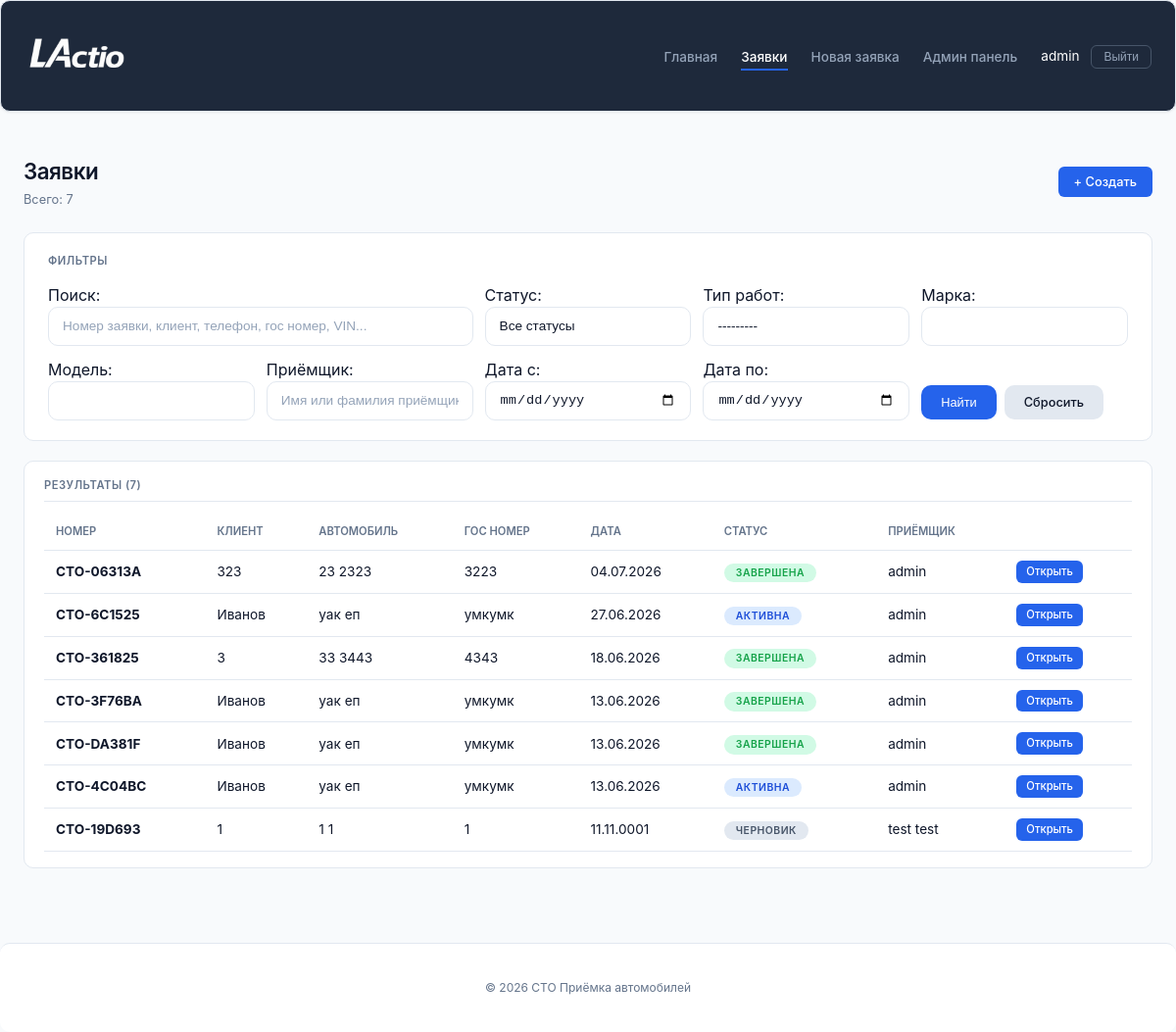
Before: /requests/ (signed in) with the older database file.
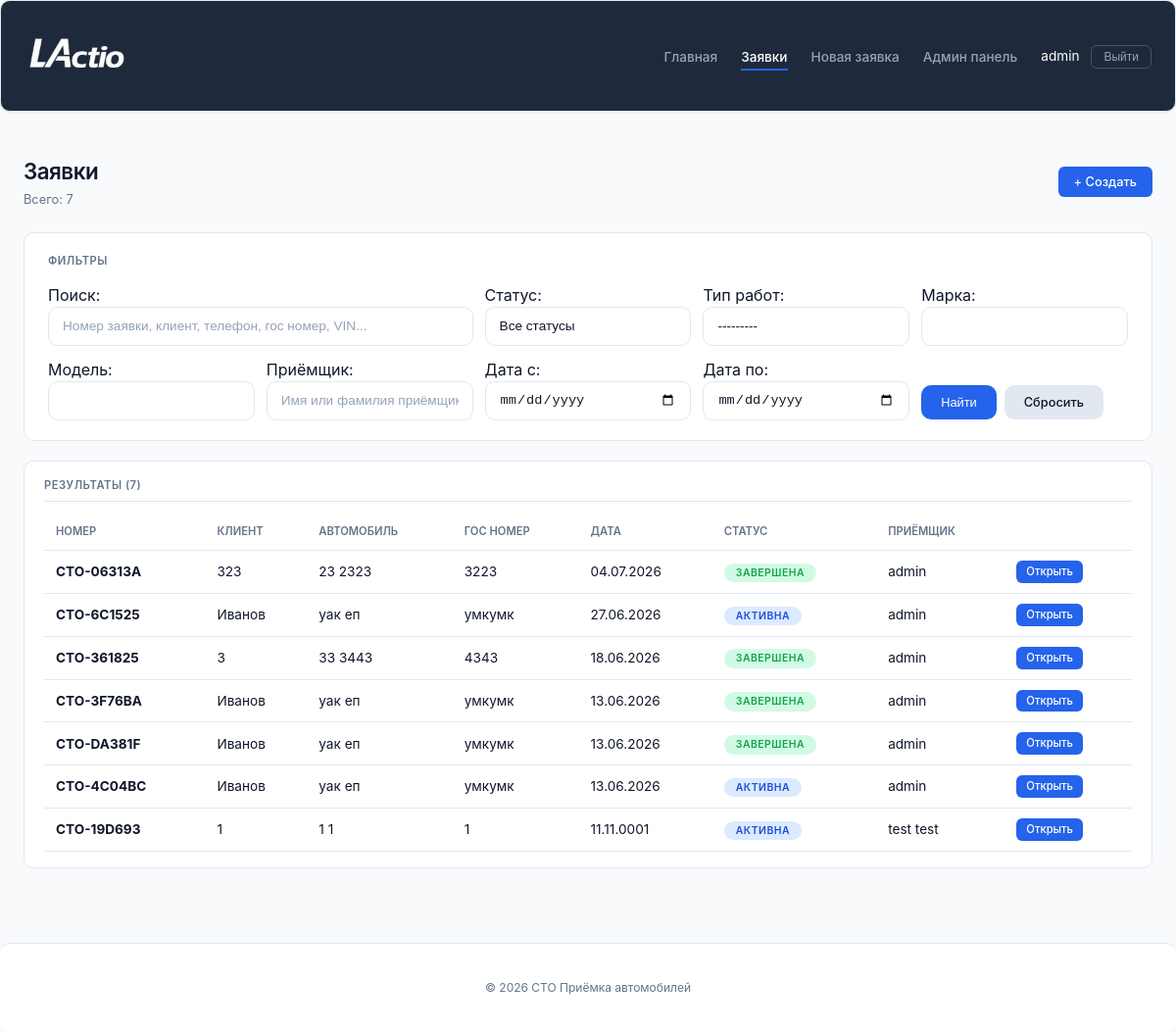
After: the same page with the newer database file.
### service_reception/models.py (models this page shows, shortened)
class RepairRequest(models.Model):
    STATUS_CHOICES = [
        ('draft', 'Черновик'),
        ('active', 'Активна'),
        ('completed', 'Завершена'),
        ('cancelled', 'Отменена'),
    ]
    request_number = models.CharField(max_length=20, unique=True, editable=False)
    receptionist = models.ForeignKey(User, on_delete=models.CASCADE)
    reception_date = models.DateField()
    reception_time = models.TimeField()
    client_name = models.CharField(max_length=200)
    client_phone = models.CharField(max_length=20)
    car_brand = models.CharField(max_length=100)
    car_model = models.CharField(max_length=100)
    license_plate = models.CharField(max_length=20, blank=True)
    vin = models.CharField(max_length=17, blank=True)
    work_types = models.ManyToManyField('WorkType', blank=True)
    issue_description = models.TextField()
    notes = models.TextField(blank=True)
    dashboard_photo = models.ImageField(
        upload_to='dashboard/',
        blank=True,
        null=True,
        verbose_name='Фото приборной панели'
    )
    mileage = models.IntegerField(
        null=True,
        blank=True,
        verbose_name='Пробег (км)'
    )
    status = models.CharField(max_length=20, choices=STATUS_CHOICES, default='draft')

class User(AbstractUser):
    POSITION_CHOICES = [
        ('admin', 'Администратор'),
        ('receptionist', 'Приёмщик'),
        ('master', 'Мастер'),
    ]
    phone = models.CharField(max_length=20, blank=True, verbose_name='Телефон')
    position = models.CharField(max_length=50, choices=POSITION_CHOICES, default='receptionist', verbose_name='Должность')
    avatar = models.ImageField(upload_to='avatars/', blank=True, null=True, verbose_name='Фото')
    is_approved = models.BooleanField(default=False, verbose_name='Подтверждён администратором')
    class Meta:
        verbose_name = 'Пользователь'
        verbose_name_plural = 'Пользователи'

### service_reception/views.py (the view, shortened to what this page needs)
# urls.py: path('requests/', views.request_list, name='request_list'),
def request_list(request):
    if not request.user.is_authenticated:
        return redirect('service_reception:login')
    if request.user.is_staff:
        requests_list = RepairRequest.objects.select_related('receptionist').all().order_by('-reception_date', '-reception_time')
    else:
        requests_list = RepairRequest.objects.filter(receptionist=request.user).select_related('receptionist').order_by('-reception_date', '-reception_time')
    form = RepairRequestSearchForm(request.GET)
    if form.is_valid():
        query = form.cleaned_data.get('search')
        status = form.cleaned_data.get('status')
        work_type = form.cleaned_data.get('work_type')
        date_from = form.cleaned_data.get('date_from')
        date_to = form.cleaned_data.get('date_to')
        car_brand = form.cleaned_data.get('car_brand')
        car_model = form.cleaned_data.get('car_model')
        receptionist_name = form.cleaned_data.get('receptionist_name')
        if status:
            requests_list = requests_list.filter(status=status)
        if work_type:
            requests_list = requests_list.filter(work_types=work_type)
        if date_from:
            requests_list = requests_list.filter(reception_date__gte=date_from)
        if date_to:
            requests_list = requests_list.filter(reception_date__lte=date_to)
        if car_brand:
            requests_list = requests_list.filter(car_brand__icontains=car_brand)
        if car_model:
            requests_list = requests_list.filter(car_model__icontains=car_model)
        if receptionist_name and request.user.is_staff:
            requests_list = requests_list.filter(
                Q(receptionist__first_name__icontains=receptionist_name) |
                Q(receptionist__last_name__icontains=receptionist_name)
            )
    context = {
        'requests_list': requests_list,
        'form': form,
        'is_admin': request.user.is_staff,
    }
    return render(request, 'reception/request_list.html', context)

### service_reception/models.py (called while the page is built)
    def __str__(self):
        return self.name

### service_reception/templates/reception/request_list.html (shortened to what this page needs)
{% extends 'reception/base.html' %}
{% load static %}
{% block content %}
<div class="page_header">
    <div>
        <div class="title">Заявки</div>
        <div class="subtitle">Всего: {{ requests_list.count }}</div>
    </div>
    <div class="actions">
        <a href="{% url 'service_reception:request_create' %}" class="btn btn_primary">+ Создать</a>
    </div>
</div>
<div class="search_section">
    <div class="search_title">Фильтры</div>
    <form method="get" class="search_form">
        <div class="search_field_group" style="grid-column: span 2;">
            {{ form.search.label_tag }}
            {{ form.search }}
        </div>
        <div class="search_field_group">
            {{ form.status.label_tag }}
            {{ form.status }}
        </div>
        <div class="search_field_group">
            {{ form.work_type.label_tag }}
            {{ form.work_type }}
        </div>
        <div class="search_field_group">
            {{ form.car_brand.label_tag }}
            {{ form.car_brand }}
        </div>
        <div class="search_field_group">
            {{ form.car_model.label_tag }}
            {{ form.car_model }}
        </div>
        <div class="search_field_group">
            {{ form.receptionist_name.label_tag }}
            {{ form.receptionist_name }}
        </div>
        <div class="search_field_group">
            {{ form.date_from.label_tag }}
            {{ form.date_from }}
        </div>
        <div class="search_field_group">
            {{ form.date_to.label_tag }}
            {{ form.date_to }}
        </div>
        <div class="search_buttons">
            <button type="submit" class="btn btn_primary">Найти</button>
            <a href="{% url 'service_reception:request_list' %}" class="btn btn_secondary">Сбросить</a>
        </div>
    </form>
</div>
<div class="card">
    <div class="card_header">Результаты ({{ requests_list.count }})</div>
    {% if requests_list %}
    <div class="table_wrapper">
        <table class="data_table">
            <thead>
                <tr>
                    <th class="data_table_header">Номер</th>
                    <th class="data_table_header">Клиент</th>
                    <th class="data_table_header">Автомобиль</th>
                    <th class="data_table_header">Гос номер</th>
                    <th class="data_table_header">Дата</th>
                    <th class="data_table_header">Статус</th>
                    <th class="data_table_header">Приёмщик</th>
                    <th class="data_table_header"></th>
                </tr>
            </thead>
            <tbody>
                {% for req in requests_list %}
                <tr>
                    <td class="data_table_cell"><strong>{{ req.request_number }}</strong></td>
                    <td class="data_table_cell">{{ req.client_name }}</td>
                    <td class="data_table_cell">{{ req.car_brand }} {{ req.car_model }}</td>
                    <td class="data_table_cell">{{ req.license_plate }}</td>
                    <td class="data_table_cell">{{ req.reception_date|date:"d.m.Y" }}</td>
                    <td class="data_table_cell">
                        <span class="status_badge status_{{ req.status }}">{{ req.get_status_display }}</span>
                    </td>
                    <td class="data_table_cell">{{ req.receptionist.get_full_name|default:req.receptionist.username }}</td>
                    <td class="data_table_cell">
                        <a href="{% url 'service_reception:request_detail' req.pk %}" class="btn btn_primary btn_small">Открыть</a>
                    </td>
                </tr>
                {% endfor %}
            </tbody>
        </table>
    </div>
    {% else %}
    <div class="empty_state">Заявки не найдены</div>
    {% endif %}
</div>
{% endblock %}

Changed rows visible on the page:
changed RepairRequest "СТО-19D693": status "ЧЕРНОВИК" → "АКТИВНА"
